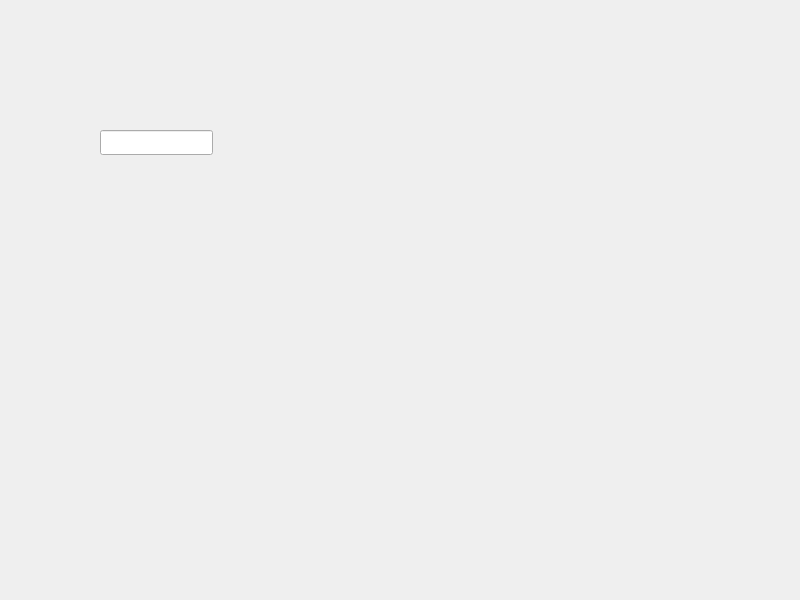
<?xml version="1.0" encoding="UTF-8"?>
<ui version="4.0">
 <class>MainWindow</class>
 <widget class="QMainWindow" name="MainWindow">
  <property name="geometry">
   <rect>
    <x>0</x>
    <y>0</y>
    <width>800</width>
    <height>600</height>
   </rect>
  </property>
  <property name="windowTitle">
   <string>MainWindow</string>
  </property>
  <widget class="QWidget" name="centralwidget">
   <widget class="QLineEdit" name="lineEdit">
    <property name="geometry">
     <rect>
      <x>100</x>
      <y>130</y>
      <width>113</width>
      <height>25</height>
     </rect>
    </property>
   </widget>
   <widget class="QLabel" name="label">
    <property name="geometry">
     <rect>
      <x>270</x>
      <y>270</y>
      <width>63</width>
      <height>20</height>
     </rect>
    </property>
    <property name="text">
     <string/>
    </property>
   </widget>
  </widget>
 </widget>
 <resources/>
 <connections/>
</ui>
